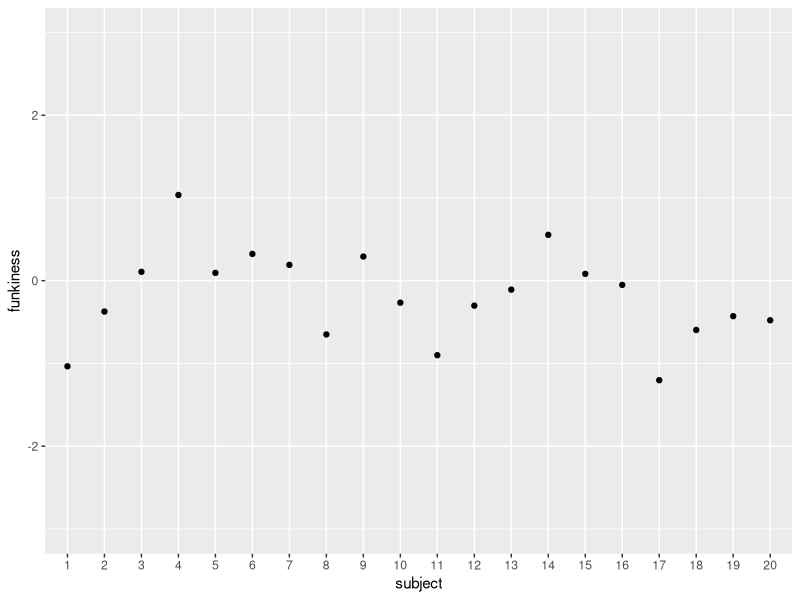
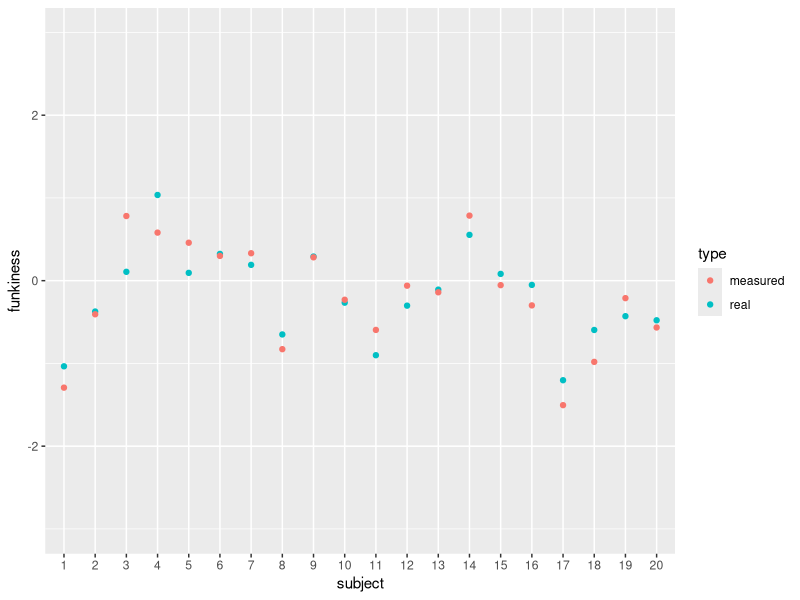
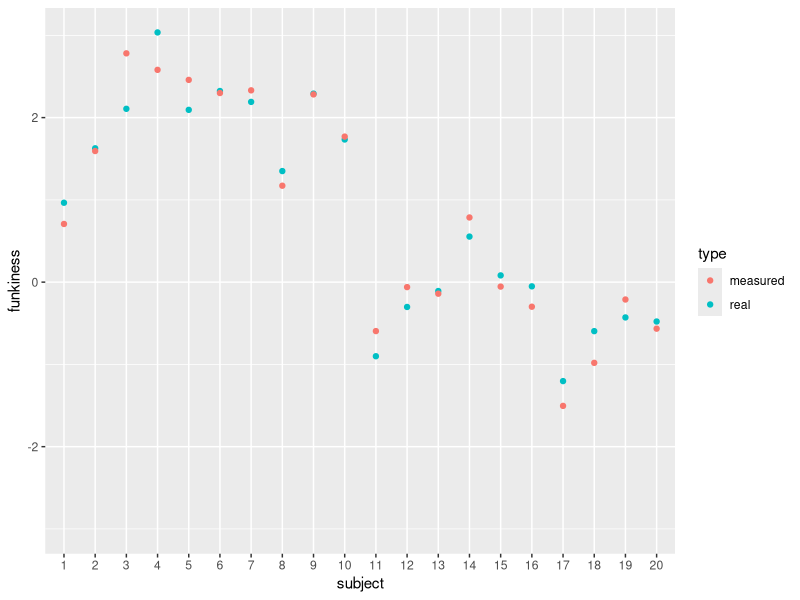
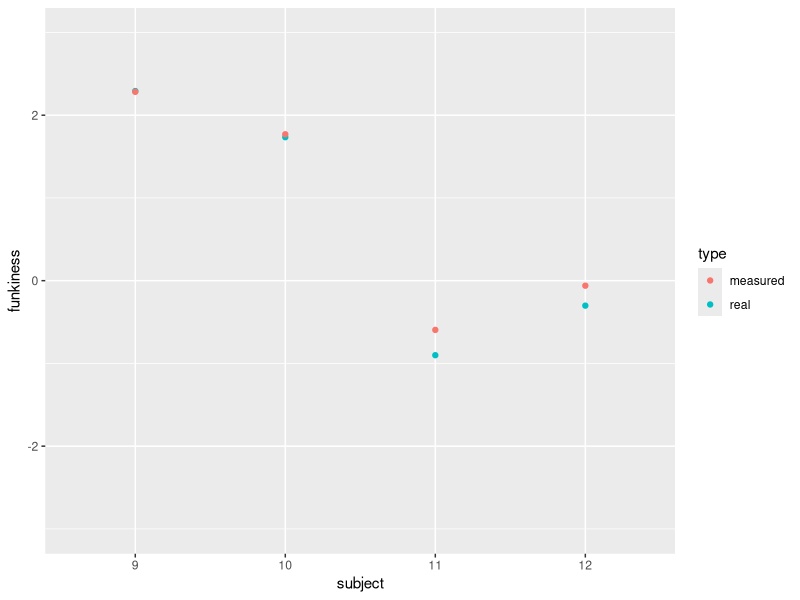
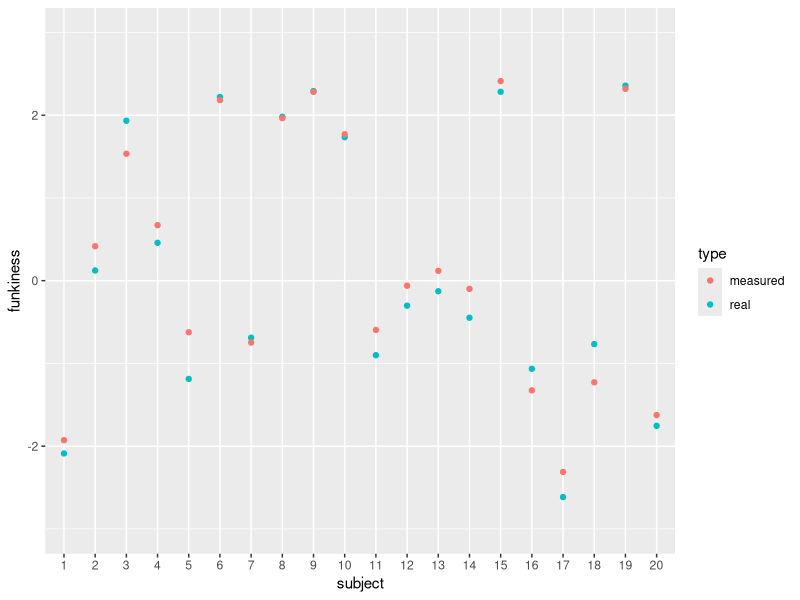
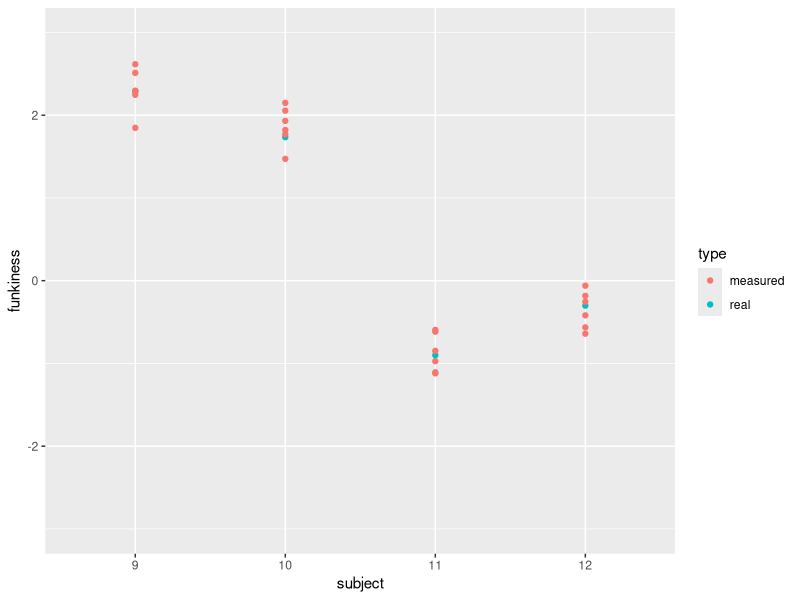

Generate these figures, in order, with R:
## ---- chunk 1
library(ggplot2)
set.seed(105)
funkydata<-data.frame(
  subject=factor(1:20,levels=1:20,labels=1:20),
  funkiness=rnorm(20,sd=0.8),
  group=factor(rep(c("Trt","Ctrl"),each=10),levels=c("Trt","Ctrl")))
## ---- chunk 2
ggplot(funkydata,aes(subject,funkiness))+geom_point()+expand_limits(y=c(-3,3))
## ---- chunk 3
meas.sd<-0.3
funkydata<-rbind(within(funkydata,type<-"real"),
                 within(funkydata,{funkiness<-funkiness+rnorm(20,sd=meas.sd)
                                   type<-"measured"}))
ggplot(funkydata)+geom_point(aes(x=subject,y=funkiness,color=type))+
expand_limits(y=c(-3,3))
## ---- chunk 4
trteff<-2
funkydata<-within(funkydata,funkiness<-funkiness+trteff*(group=="Trt"))
ggplot(funkydata)+geom_point(aes(x=subject,y=funkiness,color=type))+
expand_limits(y=c(-3,3))
## ---- chunk 5
funkyfour<-subset(funkydata,subject%in%9:12)
ggplot(funkyfour)+geom_point(aes(x=subject,y=funkiness,color=type))+
expand_limits(y=c(-3,3))
## ---- chunk 6
funkierdata<-data.frame(
  subject=factor(1:20,levels=1:20,labels=1:20),
  funkiness=rnorm(20,sd=0.8+trteff/2),
  group=factor(rep(c("Trt","Ctrl"),each=10),levels=c("Trt","Ctrl")))
funkierdata<-rbind(within(funkierdata,type<-"real"),
                 within(funkierdata,
                        {funkiness<-funkiness+rnorm(20,sd=meas.sd)
                         type<-"measured"}))
funkierdata2<-rbind(subset(funkierdata,!(subject%in%9:12)),funkyfour)
ggplot(funkierdata2)+geom_point(aes(x=subject,y=funkiness,color=type))+
expand_limits(y=c(-3,3))
## ---- chunk 7
ffr<-subset(funkyfour,type=="real")
ffm<-subset(funkyfour,type=="measured")
ffalot<-funkyfour
for(i in 1:5)
  {
    ffm$funkiness<-ffr$funkiness+rnorm(4,sd=meas.sd)
    ffalot<-rbind(ffalot,ffm)
}
ggplot(ffalot)+geom_point(aes(x=subject,y=funkiness,color=type))+
expand_limits(y=c(-3,3))
